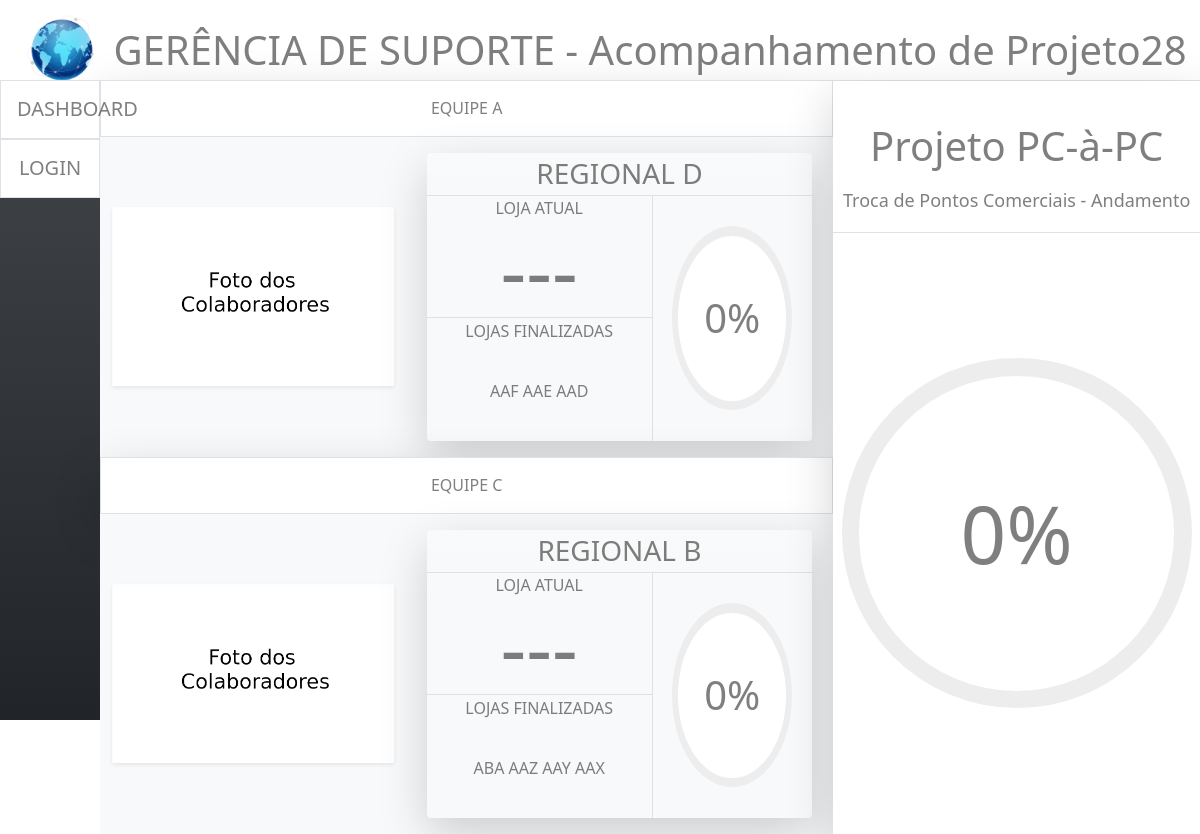
The page / on the database its author committed.
### dashboard/models.py (models this page shows, shortened)
class Dashboard(models.Model):
    nome = models.CharField(max_length=100)
    regionais = models.ManyToManyField(Regional, blank=True)
    def __str__(self):
        return self.nome
    def percentual_concluidas(self):
        total_concluidas = Loja.objects.all().filter(concluida=True).count()
        total_nao_concluidas = Loja.objects.all().filter(concluida=False).count()
        percentual_geral = ((total_concluidas/total_nao_concluidas)*100)
        return int(percentual_geral)
    class Meta:
        verbose_name = 'Dashboard'
        verbose_name_plural = 'Dashboards'

class Regional(models.Model):
    nome = models.CharField(max_length=100)
    loja_atual = models.CharField(max_length=100,blank=True,null=True,default=None)
    equipe = models.ForeignKey(Equipe,blank=True,null=True, on_delete=models.CASCADE, related_name='regional')
    ativa = models.BooleanField(default=False)
    def __str__(self):
        return self.nome
    def loja_atual_valida(self):
        if self.loja_atual is None:
            return '---'
        return self.loja_atual
    class Meta:
        verbose_name = 'Regional'
        verbose_name_plural = 'Regionais'

class Loja(models.Model):
    nome = models.CharField(max_length=100, unique=True)
    concluida = models.BooleanField(default=False)
    regiao = models.ForeignKey(Regional, blank=True, null=True, on_delete=models.CASCADE, related_name='lojas')
    equipe = models.ForeignKey(Equipe, blank=True, null=True, on_delete=models.CASCADE)
    def __str__(self):
        return self.nome
    def lojas_concluidas(self):
        lojas_concluidas = Loja.objects.all().filter(regiao__nome=self.regiao).filter(concluida=True)
        return lojas_concluidas
    def percentual_concluido(self):
        total = Loja.objects.filter(concluida=True).filter(regiao__nome=self.regiao).count()
        total_lojas = Loja.objects.all().filter(regiao__nome=self.regiao).count()
        percentual = ((total/total_lojas)*100)
        return int(percentual)
    class Meta:
        verbose_name = 'Loja'
        verbose_name_plural = 'Lojas'

class Equipe(models.Model):
    nome = models.CharField(max_length=100)
    imagem = models.ImageField(null=True, blank=True, upload_to='equipes')
    def __str__(self):
        return self.nome
    class Meta:
        verbose_name = 'Equipe'
        verbose_name_plural = 'Equipes'

### dashboard/views.py (the view)
# urls.py: path('', index, name='index'),
def index(request):
    context = {
        'projeto': Dashboard.objects.all(),
    }
    return render(request, 'index.html', context)

### dashboard/templates/index.html (shortened to what this page needs)
{%load static%}<!doctype html>
<html lang="pt-br">
  <head>
    <link href="https://cdn.jsdelivr.net/npm/bootstrap@5.0.2/dist/css/bootstrap.min.css" rel="stylesheet">
    <link href="{%static 'css/style.css'%}" rel="stylesheet">
  </head>
  <body>
    <div>
        <div class="dash-head row m-0 bg-white bg-gradient" style="height: 10vh;">
            <div class="col-1">
                <img src="../static/img/logo.png" style="width: 100px;">
            </div>
            <div class="col d-flex justify-content-center align-items-center">
                <span class="display-6 text-black-50" style="font-size: x-larger;"><span class="bolder">GERÊNCIA DE SUPORTE</span> - Acompanhamento de Projeto{{projeto.first.regionais.last.lojas.first.percentual_concluido}}</span>
            </div>
        </div>
        <div class="dash-body row m-0" style="height: 80vh;">
            <div class="sidebar bg-dark col-1 bg-gradient p-0" style="height: 100%;">
                <div    >
                    <div class="btn-group d-flex flex-column">
                        <button type="button" class="bg-white text-black-50 p-3 border">
                            <span class="display-6" style="font-size: 20px;"><a class="text-decoration-none text-black-50" href="{%url 'index'%}">DASHBOARD</a></span>
                        </button>
                        {%if request.user.is_authenticated%}
                        <button type="button" class="bg-white text-black-50 p-3 border">
                            <span class="display-6" style="font-size: 20px;"><a class="text-decoration-none text-black-50" href="{%url 'manutencao'%}">MANUTENÇÃO</a></span>
                        </button>
                        <button type="button" class="bg-white text-black-50 p-3 border">
                            <span class="display-6" style="font-size: 20px;"><a class="text-decoration-none text-black-50" href="{%url 'logout'%}">LOGOUT</a></span>
                        </button>
                        {%else%}
                        <button type="button" class="bg-white text-black-50 p-3 border">
                            <span class="display-6" style="font-size: 20px;"><a class="text-decoration-none text-black-50" href="{%url 'login'%}">LOGIN</a></span>
                        </button>
                        {%endif%}
                    </div>
                </div>
            </div>
            {%block base %}
            <div class="dash-body col p-0 m-0">
                <div class="dash-display my-auto row m-0 h-100">
                    <div class="equipe-foto-conclusao col-8 p-0 h-100">
                        <div class="equipe-1 row m-0" style="height: 377px;">
                            <div class="cabecalho-equipe d-flex align-items-center justify-content-center border bg-white p-0 text-center shadow-lg" style="height: 15%">
                                <span class="text-black-50 m-0">{{projeto.first.regionais.first.equipe}}</span>
                            </div>
                            <div class="corpo-equipe bg-light container-fluid row m-0 p-0" style="height: 85%;">
                                <div class="foto-equipe col-5 d-flex justify-content-center align-items-center">
                                    <img class="container shadow-sm p-0" src="{{projeto.first.regionais.first.equipe.imagem.url}}" style="height: auto;">
                                </div>
                                <div class="mid-graph col-7 bg-light m-0 p-0 d-flex justify-content-center align-items-center">
                                    <div class="rounded shadow-lg" style="height: 90%; width: 90%;">
                                        <div class="cabecalho text-white bg-gradient border-bottom   d-flex align-items-center justify-content-center" style="height: 15%;">
                                            <h3 class="m-0 p-0 text-black-50">{{projeto.first.regionais.first}}</h3>
                                        </div>
                                        <div class="loja-grafico row m-0" style="height: 85%; width: 100%;">
                                            <div class=" col-7 p-0" style="height: 100%;">
                                                <div class="loja-atual" style="height: 50%;">
                                                    <div class=" row m-0 align-content-center" style="height: 20%;">
                                                        <span class="text-black-50 text-center m-0 p-0">LOJA ATUAL</span>
                                                    </div>
                                                    <div class="text-center border-bottom row m-0 align-content-center" style="height: 80%;">
                                                        <span class="python-value text-black-50 display-1">{{projeto.first.regionais.first.loja_atual_valida}}</span>
                                                    </div>
                                                </div>
                                                <div class="loja-atual" style="height: 50%;">
                                                    <div class=" row m-0 align-content-center" style="height: 20%;">
                                                        <span class="text-black-50 text-center m-0 p-0">LOJAS FINALIZADAS</span>
                                                    </div>
                                                    <div class="text-center row m-0 align-content-center" style="height: 80%;">
                                                        <span class="text-black-50 display-6" style="font-size:medium;">{%for loja in projeto.first.regionais.first.lojas.first.lojas_concluidas%} {{loja}} {%endfor%}</span>
                                                    </div>
                                                </div>
                                            </div>
                                            <div class="circulo-progresso border-start col-5 p-0 d-flex justify-content-center align-items-center" style="height: 100%;">
                                                <div class="circular-progress" style="height: 75%;width: 75%; position:relative;border-radius: 50%;background: conic-gradient(#069aef 0deg, #ededed 0deg);display: flex;align-items: center; justify-content: center;">
                                                    <span class="progress-value display-6 text-black-50 ">0%</span>
                                                </div>
                                            </div>
                                        </div>
                                    </div>
                                </div>
                            </div>
                        </div>
                        {%if projeto.first.regionais.count > 1%}
                        <div class="equipe-2 row m-0" style="height: 377px;">
                            <div class="cabecalho-equipe d-flex align-items-center justify-content-center container-fluid border bg-white p-0 text-center shadow-lg" style="height: 15%">
                                <span class="text-black-50 m-0">{{projeto.first.regionais.last.equipe}}</span>
                            </div>
                            <div class="corpo-equipe bg-light container-fluid row m-0 p-0" style="height: 85%;">
                                <div class="foto-equipe col-5 d-flex justify-content-center align-items-center">
                                    <img class="container shadow-sm p-0" src="{{projeto.first.regionais.last.equipe.imagem.url}}" style="height: auto;">
                                </div>
                                <div class="mid-graph col-7 bg-light m-0 p-0 d-flex justify-content-center align-items-center">
                                    <div class="rounded shadow-lg" style="height: 90%; width: 90%;">
                                        <div class="cabecalho text-white bg-gradient border-bottom   d-flex align-items-center justify-content-center" style="height: 15%;">
                                            <h3 class="m-0 p-0 text-black-50">{{projeto.first.regionais.last}}</h3>
                                        </div>
                                        <div class="loja-grafico row m-0" style="height: 85%; width: 100%;">
                                            <div class=" col-7 p-0" style="height: 100%;">
                                                <div class="loja-atual" style="height: 50%;">
                                                    <div class=" row m-0 align-content-center" style="height: 20%;">
                                                        <span class="text-black-50 text-center m-0 p-0">LOJA ATUAL</span>
                                                    </div>
                                                    <div class="text-center border-bottom row m-0 align-content-center" style="height: 80%;">
                                                        <span class="text-black-50 display-1">{{projeto.first.regionais.last.loja_atual_valida}}</span>
                                                    </div>
                                                </div>
                                                <div class="loja-atual" style="height: 50%;">
                                                    <div class=" row m-0 align-content-center" style="height: 20%;">
                                                        <span class="text-black-50 text-center m-0 p-0">LOJAS FINALIZADAS</span>
                                                    </div>
                                                    <div class="text-center row m-0 align-content-center" style="height: 80%;">
                                                        <span class="text-black-50 display-6" style="font-size: 1rem;">{%for loja in projeto.first.regionais.last.lojas.first.lojas_concluidas%} {{loja}} {%endfor%}</span>
                                                    </div>
                                                </div>
                                            </div>
                                            <div class="circulo-progresso border-start col-5 p-0 d-flex justify-content-center align-items-center" style="height: 100%;">
                                                <div class="circular-progress-dois" style="height: 75%;width: 75%; position:relative;border-radius: 50%;background: conic-gradient(#069aef 0deg, #ededed 0deg);display: flex;align-items: center; justify-content: center;">
                                                    <span class="progress-value-dois display-6 text-black-50 ">0%</span>
                                                </div>
                                            </div>
                                        </div>
                                    </div>
                                </div>
                            </div>
                        </div>
                        {%endif%}
                    </div>
                    <div class="secao-grafico-geral-projeto border-top bg-light bg-gradient col-4 p-0 m-0" style="margin-bottom: 15px;">
                        <div class="area-grafico-row bg-light rounded bg-gradient row m-0 shadow-lg" style="height: 100%;">
                        <div class="quadro-grafico col bg-white bg-gradient p-0 rounded">
                            <div class="cabecalho-grafico-geral p-0 m-0 row bg-white" style="height: 20%;">
                                <span class="display-6 text-center text-black-50 p-0 d-flex align-self-end justify-content-center">Projeto PC-à-PC</span>
                                <span class="display-6 text-center text-black-50 p-0 d-flex align-self-center justify-content-center" style="font-size: large;">{{projeto.first}} - Andamento</span>
                            </div>
                            <div class="corpo-grafico-geral p-0 m-0 bg-white border-top row d-flex align-items-center justify-content-center" style="height: 80%;">
                                <div class="circulo-geral row d-flex justify-content-center p-0 m-0" style="width: 350px; height: 350px; border-radius: 50%; position: relative; background: conic-gradient(#a41f08 0deg, #ededed 0deg); display: flex;align-items: center; justify-content: center;">
                                    <span class="progress-value-geral display-1 text-black-50 text-center p-0 m-0">0%</span>
                                </div>
                            </div>
                            </div>
                        </div>
                    </div>
                </div>
            </div>
            {%endblock%}
        </div>
    </div>
  </body>
</html>

### dashboard/static/css/style.css (style rules this page uses)
.circular-progress::before { content: ''; position: absolute; height: 90%; width: 90%; border-radius: 50%; background-color: #fff; }
.circular-progress-dois::before { content: ''; position: absolute; height: 90%; width: 90%; border-radius: 50%; background-color: #fff; }
.circulo-geral::before { content: ''; position: absolute; height: 90%; width: 90%; border-radius: 50%; background-color: #fff; }
.progress-value { position: relative; }
.progress-value-dois { position: relative; }
.progress-value-geral { position: relative; }
.bolder { font-weight:400 ; }

### rows shown on the page
Dashboard: first.regionais.last.lojas.first.percentual_concluido "28", first.regionais.first.equipe "EQUIPE A", first.regionais.first.equipe.imagem (placeholder picture), first.regionais.first "REGIONAL D", first.regionais.first.loja_atual_valida "---", first.regionais.last.equipe "EQUIPE C", first.regionais.last.equipe.imagem (placeholder picture), first.regionais.last "REGIONAL B", first.regionais.last.loja_atual_valida "---", first "Troca de Pontos Comerciais"
Loja: nome "AAF"
Loja: nome "AAE"
Loja: nome "AAD"
Loja: nome "ABA"
Loja: nome "AAZ"
Loja: nome "AAY"
Loja: nome "AAX"
